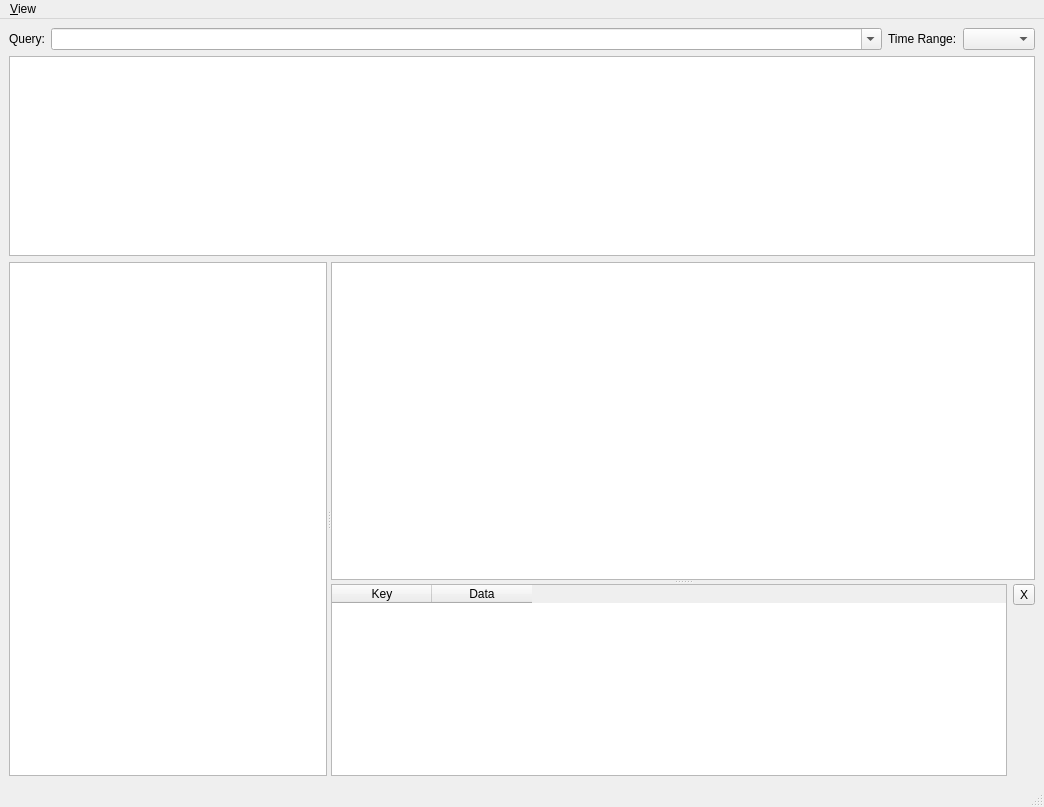
<?xml version="1.0" encoding="UTF-8"?>
<ui version="4.0">
 <class>QStuffMainWindow</class>
 <widget class="QMainWindow" name="QStuffMainWindow">
  <property name="geometry">
   <rect>
    <x>0</x>
    <y>0</y>
    <width>1044</width>
    <height>807</height>
   </rect>
  </property>
  <property name="windowTitle">
   <string>MainWindow</string>
  </property>
  <widget class="QWidget" name="centralwidget">
   <layout class="QVBoxLayout" name="verticalLayout">
    <item>
     <layout class="QHBoxLayout" name="queryLayout">
      <item>
       <widget class="QLabel" name="queryLabel">
        <property name="sizePolicy">
         <sizepolicy hsizetype="Preferred" vsizetype="Fixed">
          <horstretch>0</horstretch>
          <verstretch>0</verstretch>
         </sizepolicy>
        </property>
        <property name="text">
         <string>Query:</string>
        </property>
       </widget>
      </item>
      <item>
       <widget class="QComboBox" name="queryInputCombo">
        <property name="sizePolicy">
         <sizepolicy hsizetype="MinimumExpanding" vsizetype="Fixed">
          <horstretch>0</horstretch>
          <verstretch>0</verstretch>
         </sizepolicy>
        </property>
        <property name="editable">
         <bool>true</bool>
        </property>
       </widget>
      </item>
      <item>
       <widget class="QLabel" name="startLabel">
        <property name="sizePolicy">
         <sizepolicy hsizetype="Preferred" vsizetype="Fixed">
          <horstretch>0</horstretch>
          <verstretch>0</verstretch>
         </sizepolicy>
        </property>
        <property name="text">
         <string>Time Range:</string>
        </property>
       </widget>
      </item>
      <item>
       <widget class="QComboBox" name="timerangeCombo">
        <property name="sizePolicy">
         <sizepolicy hsizetype="Preferred" vsizetype="Fixed">
          <horstretch>0</horstretch>
          <verstretch>0</verstretch>
         </sizepolicy>
        </property>
       </widget>
      </item>
     </layout>
    </item>
    <item>
     <widget class="QChartView" name="countGraph">
      <property name="sizePolicy">
       <sizepolicy hsizetype="Expanding" vsizetype="Preferred">
        <horstretch>0</horstretch>
        <verstretch>0</verstretch>
       </sizepolicy>
      </property>
      <property name="minimumSize">
       <size>
        <width>0</width>
        <height>200</height>
       </size>
      </property>
     </widget>
    </item>
    <item>
     <widget class="QSplitter" name="splitter_2">
      <property name="sizePolicy">
       <sizepolicy hsizetype="Expanding" vsizetype="Expanding">
        <horstretch>0</horstretch>
        <verstretch>0</verstretch>
       </sizepolicy>
      </property>
      <property name="orientation">
       <enum>Qt::Horizontal</enum>
      </property>
      <widget class="QTreeView" name="keysTree">
       <property name="sizePolicy">
        <sizepolicy hsizetype="Expanding" vsizetype="Expanding">
         <horstretch>1</horstretch>
         <verstretch>0</verstretch>
        </sizepolicy>
       </property>
       <property name="contextMenuPolicy">
        <enum>Qt::CustomContextMenu</enum>
       </property>
       <property name="editTriggers">
        <set>QAbstractItemView::NoEditTriggers</set>
       </property>
       <property name="alternatingRowColors">
        <bool>true</bool>
       </property>
       <property name="expandsOnDoubleClick">
        <bool>true</bool>
       </property>
      </widget>
      <widget class="QSplitter" name="logDetailsSplitter">
       <property name="sizePolicy">
        <sizepolicy hsizetype="Preferred" vsizetype="Expanding">
         <horstretch>2</horstretch>
         <verstretch>0</verstretch>
        </sizepolicy>
       </property>
       <property name="orientation">
        <enum>Qt::Vertical</enum>
       </property>
       <widget class="QTableView" name="logsTable">
        <property name="sizePolicy">
         <sizepolicy hsizetype="Expanding" vsizetype="Expanding">
          <horstretch>2</horstretch>
          <verstretch>2</verstretch>
         </sizepolicy>
        </property>
        <property name="autoScroll">
         <bool>false</bool>
        </property>
        <property name="editTriggers">
         <set>QAbstractItemView::NoEditTriggers</set>
        </property>
        <property name="alternatingRowColors">
         <bool>true</bool>
        </property>
        <property name="selectionBehavior">
         <enum>QAbstractItemView::SelectRows</enum>
        </property>
        <attribute name="verticalHeaderVisible">
         <bool>true</bool>
        </attribute>
        <attribute name="verticalHeaderDefaultSectionSize">
         <number>30</number>
        </attribute>
       </widget>
       <widget class="QWidget" name="layoutWidget">
        <layout class="QGridLayout" name="gridLayout">
         <item row="0" column="0" rowspan="2">
          <widget class="QTableWidget" name="detailsTable">
           <property name="sizePolicy">
            <sizepolicy hsizetype="Expanding" vsizetype="Preferred">
             <horstretch>0</horstretch>
             <verstretch>0</verstretch>
            </sizepolicy>
           </property>
           <property name="autoScroll">
            <bool>false</bool>
           </property>
           <property name="editTriggers">
            <set>QAbstractItemView::NoEditTriggers</set>
           </property>
           <property name="alternatingRowColors">
            <bool>true</bool>
           </property>
           <property name="selectionBehavior">
            <enum>QAbstractItemView::SelectRows</enum>
           </property>
           <property name="sortingEnabled">
            <bool>true</bool>
           </property>
           <attribute name="verticalHeaderVisible">
            <bool>false</bool>
           </attribute>
           <column>
            <property name="text">
             <string>Key</string>
            </property>
           </column>
           <column>
            <property name="text">
             <string>Data</string>
            </property>
           </column>
          </widget>
         </item>
         <item row="1" column="1">
          <spacer name="verticalSpacer">
           <property name="orientation">
            <enum>Qt::Vertical</enum>
           </property>
           <property name="sizeHint" stdset="0">
            <size>
             <width>20</width>
             <height>40</height>
            </size>
           </property>
          </spacer>
         </item>
         <item row="0" column="1">
          <widget class="QToolButton" name="hideDetailsButton">
           <property name="sizePolicy">
            <sizepolicy hsizetype="Preferred" vsizetype="Preferred">
             <horstretch>0</horstretch>
             <verstretch>0</verstretch>
            </sizepolicy>
           </property>
           <property name="minimumSize">
            <size>
             <width>16</width>
             <height>16</height>
            </size>
           </property>
           <property name="text">
            <string>X</string>
           </property>
          </widget>
         </item>
        </layout>
       </widget>
      </widget>
     </widget>
    </item>
   </layout>
  </widget>
  <widget class="QMenuBar" name="menubar">
   <property name="geometry">
    <rect>
     <x>0</x>
     <y>0</y>
     <width>1044</width>
     <height>30</height>
    </rect>
   </property>
   <widget class="QMenu" name="menu_View">
    <property name="title">
     <string>&amp;View</string>
    </property>
    <addaction name="action_saveView"/>
    <addaction name="action_manageViews"/>
    <addaction name="action_resetView"/>
    <addaction name="separator"/>
   </widget>
   <addaction name="menu_View"/>
  </widget>
  <widget class="QStatusBar" name="statusbar"/>
  <action name="action_saveView">
   <property name="text">
    <string>&amp;Save</string>
   </property>
  </action>
  <action name="action_manageViews">
   <property name="text">
    <string>&amp;Manage</string>
   </property>
  </action>
  <action name="action_resetView">
   <property name="text">
    <string>&amp;Reset Columns</string>
   </property>
  </action>
 </widget>
 <customwidgets>
  <customwidget>
   <class>QChartView</class>
   <extends>QGraphicsView</extends>
   <header>QtCharts</header>
  </customwidget>
 </customwidgets>
 <resources/>
 <connections/>
</ui>
